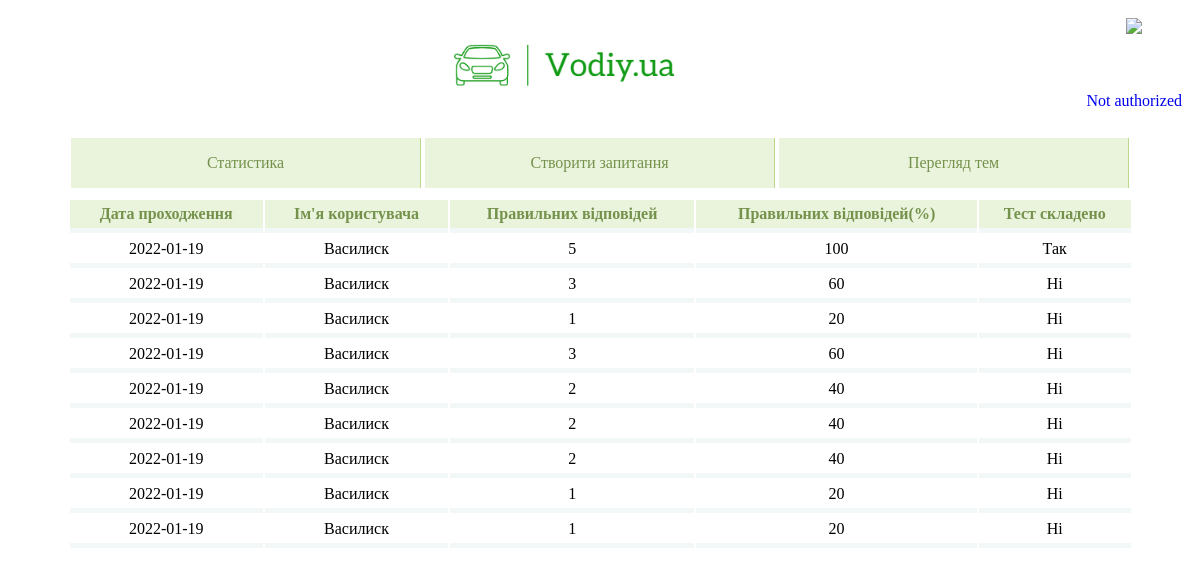
Page /admin/stats on the committed database.
### models.py (models this page shows)
class History(db.Model):
    id = db.Column(db.Integer, primary_key=True)
    user_id = db.Column(db.Integer, db.ForeignKey('users.id'), nullable=False)
    correct_answers_number = db.Column(db.Integer, nullable=False)
    correct_answers_percent = db.Column(db.Integer, nullable=False)
    complete = db.Column(db.Boolean, nullable=False)
    date = db.Column(db.Date, nullable=False)

class Users(db.Model):
    id = db.Column(db.Integer, primary_key=True)
    login = db.Column(db.String, unique=True)
    email = db.Column(db.String, unique=True)
    password = db.Column(db.String, nullable=False)
    tests = db.relationship('History', backref='users')

### admin/admin.py (the view)
@admin.route('/stats')
def stats():
    return render_template('admin/stats.html', user=Admin, users_history=Admin.get_users_history(), tests_number=len(Admin.get_history()))

### Admin.py (called while the page is built)
    @classmethod
    def get_users_history(cls):
        return DataBase.get_users_history()

    @classmethod
    def get_history(cls):
        return DataBase.get_history()

### DataBase.py (called while the page is built)
    @classmethod
    def get_users_history(cls):
        return Users.query.all()

    @classmethod
    def get_history(cls):
        return History.query.all()

### Visitor.py (called while the page is built)
    @classmethod
    def is_authorized(cls):
        if session.get('logged') == 'True':
            return True
        else:
            return False

    @classmethod
    def get_name(cls):
        if session.get('logged'):
            return session.get('user_name')
        else:
            return 'Not authorized'

### admin/templates/admin/stats.html
{% extends 'admin/base.html' %}
{% block content %}
<center>
	<table class="table">
		<thead>
			<tr>
				<th>Дата проходження</th>
				<th>Ім'я користувача</th>
				<th>Правильних відповідей</th>
				<th>Правильних відповідей(%)</th>
				<th>Тест складено</th>
			</tr>
		</thead>
		{% if tests_number < 1 %}
		<tbody>
		<tr><td colspan="5" align="center" style="color: #74924C;">Ця таблиця порожня! Наразі не існує жодного запису результатів.</td></tr>
		</tbody>
		{% else %}
			{% for user_one in users_history %}
			{% for test in user_one.tests %}
			<tbody>
			<tr>
				<td align="center"> {{ test.date }} </td>
				<td align="center"> {{ user_one.login }} </td>
				<td align="center"> {{ test.correct_answers_number }} </td>
				<td align="center"> {{ test.correct_answers_percent }} </td>
				{% if test.complete %}
				<td align="center"> Так </td>
				{% else %}
				<td align="center">Ні</td>
				{% endif %}
			</tr>
			</tbody>
			{% endfor %}
			{% endfor %}
		{% endif %}
	</table>
</center>
{% endblock %}

### admin/static/css/styles.css (style rules this page uses)
* { box-sizing: border-box; }

### admin/static/css/table.css (style rules this page uses)
.table { width: 1065px; margin-bottom: 20px; border: 15px solid rgba(190, 215, 139, .3) border-top: 5px solid rgba(190, 215, 139, .3) border-collapse: collapse; }
.table th { font-weight: bold; padding: 5px; background: rgba(186, 215, 139, .3); border: none; color: #74924C; border-bottom: 5px solid #F2F8F8; font-family: lucida console; }
.table td { padding: 5px; border: none; border-bottom: 5px solid #F2F8F8; font-family: lucida console; transition: .5s linear; }

### rows in the picture
Users: login "Василиск"
History: date "2022-01-19", correct_answers_number "5", correct_answers_percent "100", complete "Так"
History: date "2022-01-19", correct_answers_number "3", correct_answers_percent "60", complete "Ні"
History: date "2022-01-19", correct_answers_number "1", correct_answers_percent "20", complete "Ні"
History: date "2022-01-19", correct_answers_number "3", correct_answers_percent "60", complete "Ні"
History: date "2022-01-19", correct_answers_number "2", correct_answers_percent "40", complete "Ні"
History: date "2022-01-19", correct_answers_number "2", correct_answers_percent "40", complete "Ні"
History: date "2022-01-19", correct_answers_number "2", correct_answers_percent "40", complete "Ні"
History: date "2022-01-19", correct_answers_number "1", correct_answers_percent "20", complete "Ні"
History: date "2022-01-19", correct_answers_number "1", correct_answers_percent "20", complete "Ні"

### other values in the picture
{{ user.get_name() }} "Not authorized"
